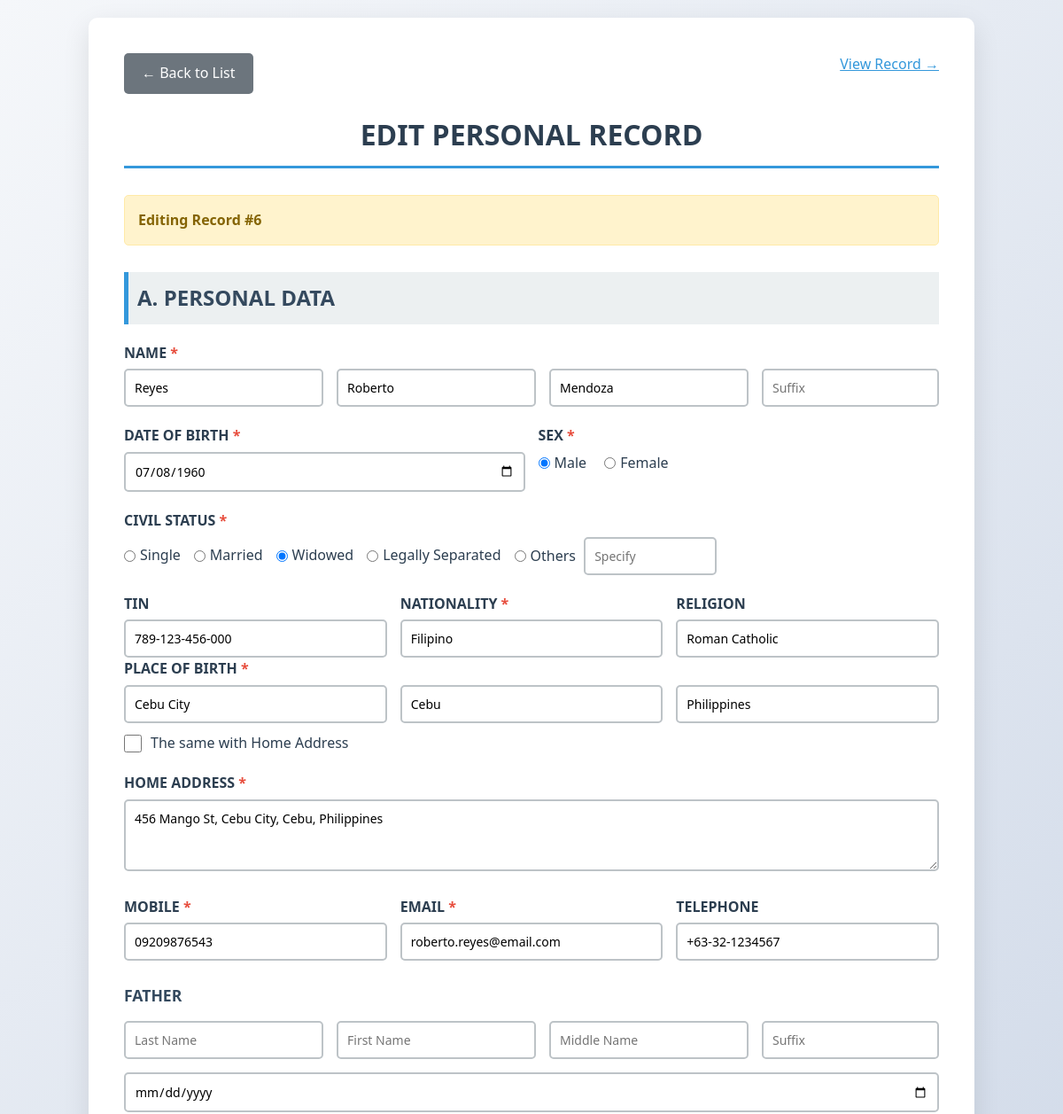
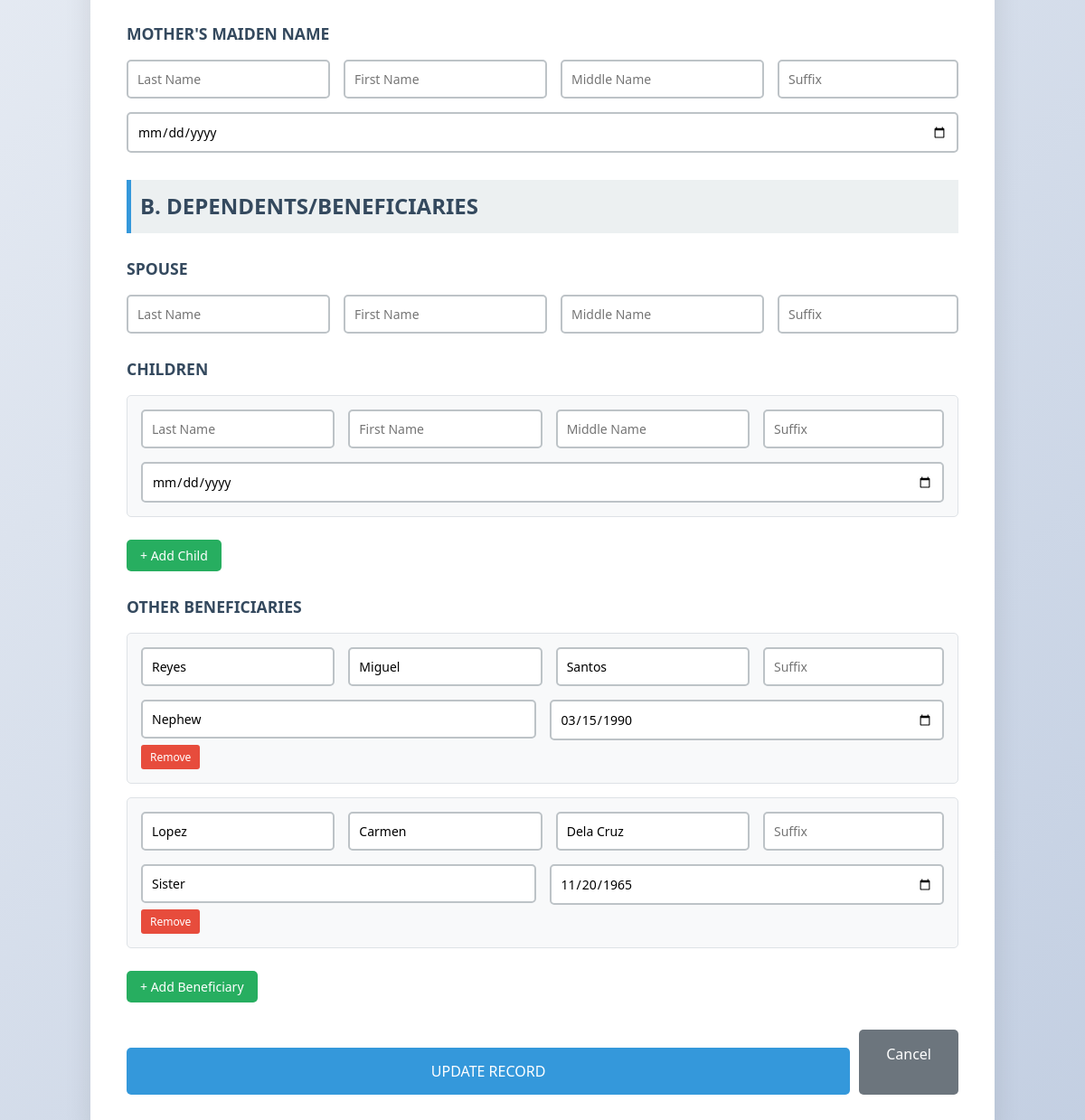
Screenshot of /edit.php?id=6 with the database file from the repository (2 pictures, top to bottom).
### tables this page shows
CREATE TABLE `personal_data` (
  `id` int(11) NOT NULL,
  `last_name` varchar(100) NOT NULL,
  `first_name` varchar(100) NOT NULL,
  `middle_name` varchar(100) DEFAULT NULL,
  `suffix` varchar(20) DEFAULT NULL,
  `dob` date NOT NULL,
  `sex` enum('Male','Female') NOT NULL,
  `civil_status` varchar(50) NOT NULL,
  `civil_status_other` varchar(100) DEFAULT NULL,
  `tin` varchar(50) DEFAULT NULL,
  `nationality` varchar(100) NOT NULL,
  `religion` varchar(100) DEFAULT NULL,
  `pob_city_municipality` varchar(100) NOT NULL,
  `pob_province` varchar(100) DEFAULT NULL,
  `pob_country` varchar(100) DEFAULT 'Philippines',
  `birth_same_as_home` tinyint(1) DEFAULT 0,
  `home_address` text DEFAULT NULL,
  `mobile` varchar(20) NOT NULL,
  `email` varchar(100) NOT NULL,
  `telephone` varchar(50) DEFAULT NULL,
  `father_last_name` varchar(100) DEFAULT NULL,
  `father_first_name` varchar(100) DEFAULT NULL,
  `father_middle_name` varchar(100) DEFAULT NULL,
  `father_suffix` varchar(20) DEFAULT NULL,
  `father_dob` date DEFAULT NULL,
  `mother_last_name` varchar(100) DEFAULT NULL,
  `mother_first_name` varchar(100) DEFAULT NULL,
  `mother_middle_name` varchar(100) DEFAULT NULL,
  `mother_suffix` varchar(20) DEFAULT NULL,
  `mother_dob` date DEFAULT NULL,
  `created_at` timestamp NOT NULL DEFAULT current_timestamp()
);

CREATE TABLE `dependents` (
  `id` int(11) NOT NULL,
  `personal_data_id` int(11) NOT NULL,
  `type` enum('spouse','child','beneficiary') NOT NULL,
  `last_name` varchar(100) DEFAULT NULL,
  `first_name` varchar(100) DEFAULT NULL,
  `middle_name` varchar(100) DEFAULT NULL,
  `suffix` varchar(20) DEFAULT NULL,
  `relationship` varchar(50) DEFAULT NULL,
  `dob` date DEFAULT NULL
);

### edit.php (the view, shortened to what the rows shown need)
<?php
require_once 'functions.php';
$id = isset($_GET['id']) ? intval($_GET['id']) : 0;
$record = getRecordById($id);
?>
<!DOCTYPE html>
<html lang="en">
<head>
    <link rel="stylesheet" href="css/style.css">
</head>
<body>
    <div class="container">
        <h1>EDIT PERSONAL RECORD</h1>
        <form id="personalDataForm" method="POST" novalidate>
            <h2>A. PERSONAL DATA</h2>
            <div class="form-group">
                <div class="row">
                    <div class="col">
                        <input type="text" name="last_name" id="last_name" value="<?php echo htmlspecialchars($record['last_name']); ?>" placeholder="Last Name">
                    </div>
                    <div class="col">
                        <input type="text" name="first_name" id="first_name" value="<?php echo htmlspecialchars($record['first_name']); ?>" placeholder="First Name">
                    </div>
                    <div class="col">
                        <input type="text" name="middle_name" value="<?php echo htmlspecialchars($record['middle_name']); ?>" placeholder="Middle Name">
                    </div>
                </div>
            </div>
            <div class="row">
                <div class="col">
                    <div class="form-group">
                        <label class="required">DATE OF BIRTH</label>
                        <input type="date" name="dob" id="dob" value="<?php echo $record['dob']; ?>">
                    </div>
                </div>
                <div class="col">
                    <div class="form-group">
                        <div class="radio-group">
                            <div class="radio-item">
                                <input type="radio" name="sex" id="sex_male" value="Male" <?php echo ($record['sex'] == 'Male') ? 'checked' : ''; ?>>
                                <label for="sex_male" style="margin: 0; font-weight: normal;">Male</label>
                            </div>
                            <div class="radio-item">
                                <input type="radio" name="sex" id="sex_female" value="Female" <?php echo ($record['sex'] == 'Female') ? 'checked' : ''; ?>>
                                <label for="sex_female" style="margin: 0; font-weight: normal;">Female</label>
                            </div>
                        </div>
                    </div>
                </div>
            </div>
            <div class="form-group">
                <div class="civil-status-options">
                    <?php $statuses = ['Single', 'Married', 'Widowed', 'Legally Separated', 'Others']; ?>
                    <?php foreach ($statuses as $status): ?>
                        <div class="radio-item">
                            <input type="radio" name="civil_status" value="<?php echo $status; ?>" id="cs_<?php echo strtolower(str_replace(' ', '_', $status)); ?>"
                                <?php echo ($record['civil_status'] == $status) ? 'checked' : ''; ?>>
                            <label for="cs_<?php echo strtolower(str_replace(' ', '_', $status)); ?>" style="margin: 0; font-weight: normal;">
                                <?php echo $status; ?>
                                <?php if ($status == 'Others'): ?>
                                    <input type="text" name="civil_status_other" value="<?php echo htmlspecialchars($record['civil_status_other']); ?>" style="width: 150px; margin-left: 5px;" placeholder="Specify">
                                <?php endif; ?>
                            </label>
                        </div>
                    <?php endforeach; ?>
                </div>
            </div>
            <div class="row">
                <div class="col">
                    <label>TIN</label>
                    <input type="text" name="tin" value="<?php echo htmlspecialchars($record['tin']); ?>">
                </div>
                <div class="col">
                    <label class="required">NATIONALITY</label>
                    <input type="text" name="nationality" id="nationality" value="<?php echo htmlspecialchars($record['nationality']); ?>">
                </div>
                <div class="col">
                    <label>RELIGION</label>
                    <input type="text" name="religion" value="<?php echo htmlspecialchars($record['religion']); ?>">
                </div>
            </div>
            <div class="form-group">
                <div class="row">
                    <div class="col">
                        <input type="text" name="pob_city_municipality" id="pob_city_municipality" value="<?php echo htmlspecialchars($record['pob_city_municipality']); ?>" placeholder="City/Municipality">
                    </div>
                    <div class="col">
                        <input type="text" name="pob_province" id="pob_province" value="<?php echo htmlspecialchars($record['pob_province']); ?>" placeholder="Province">
                    </div>
                    <div class="col">
                        <input type="text" name="pob_country" value="<?php echo htmlspecialchars($record['pob_country']); ?>" placeholder="Country">
                    </div>
                </div>
                <div class="checkbox-group">
                    <input type="checkbox" id="same_as_home" name="same_as_home" value="1" <?php echo $record['birth_same_as_home'] ? 'checked' : ''; ?>>
                    <label for="same_as_home" style="margin: 0; font-weight: normal;">The same with Home Address</label>
                </div>
            </div>
            <div class="form-group" id="home_address_group" style="<?php echo $record['birth_same_as_home'] ? 'display: none;' : ''; ?>">
                <label class="required">HOME ADDRESS</label>
                <textarea name="home_address" id="home_address" rows="3"><?php echo htmlspecialchars($record['home_address']); ?></textarea>
            </div>
            <div class="row">
                <div class="col">
                    <label class="required">MOBILE</label>
                    <input type="tel" name="mobile" id="mobile" value="<?php echo htmlspecialchars($record['mobile']); ?>">
                </div>
                <div class="col">
                    <label class="required">EMAIL</label>
                    <input type="email" name="email" id="email" value="<?php echo htmlspecialchars($record['email']); ?>">
                </div>
                <div class="col">
                    <label>TELEPHONE</label>
                    <input type="tel" name="telephone" value="<?php echo htmlspecialchars($record['telephone']); ?>">
                </div>
            </div>
            <h2>B. DEPENDENTS/BENEFICIARIES</h2>
            <div id="beneficiaries_container">
                <?php if (count($record['beneficiaries']) > 0): ?>
                    <?php foreach ($record['beneficiaries'] as $ben): ?>
                        <div class="beneficiary-entry">
                            <div class="row">
                                <div class="col"><input type="text" name="beneficiary_last_name[]" value="<?php echo htmlspecialchars($ben['last_name']); ?>" placeholder="Last Name"></div>
                                <div class="col"><input type="text" name="beneficiary_first_name[]" value="<?php echo htmlspecialchars($ben['first_name']); ?>" placeholder="First Name"></div>
                                <div class="col"><input type="text" name="beneficiary_middle_name[]" value="<?php echo htmlspecialchars($ben['middle_name']); ?>" placeholder="Middle Name"></div>
                                <div class="col" style="flex: 0.5;"><input type="text" name="beneficiary_suffix[]" value="<?php echo htmlspecialchars($ben['suffix']); ?>" placeholder="Suffix"></div>
                                <div class="col"><input type="text" name="beneficiary_relationship[]" value="<?php echo htmlspecialchars($ben['relationship']); ?>" placeholder="Relationship"></div>
                                <div class="col"><input type="date" name="beneficiary_dob[]" value="<?php echo $ben['dob']; ?>"></div>
                            </div>
                            <button type="button" class="btn-danger" onclick="this.parentElement.remove()">Remove</button>
                        </div>
                    <?php endforeach; ?>
                <?php endif; ?>
            </div>
        </form>
    </div>
</body>
</html>

### rows the page displays
personal_data: last_name "Reyes", first_name "Roberto", middle_name "Mendoza", dob "07/08/1960", sex "☑ Male", sex "☐ Female", civil_status "☐ Single", civil_status "☐ Married", civil_status "☑ Widowed", civil_status "☐ Legally Separated", civil_status "☐ Others", tin "789-123-456-000", nationality "Filipino", religion "Roman Catholic", pob_city_municipality "Cebu City", pob_province "Cebu", pob_country "Philippines", home_address "456 Mango St, Cebu City, Cebu, Philippines", mobile "09209876543", email "roberto.reyes@email.com", telephone "+63-32-1234567"
dependents: last_name "Reyes", first_name "Miguel", middle_name "Santos", relationship "Nephew", dob "03/15/1990"
dependents: last_name "Lopez", first_name "Carmen", middle_name "Dela Cruz", relationship "Sister", dob "11/20/1965"

### other values shown
$id "6"
$status "Single"
$status "Married"
$status "Widowed"
$status "Legally Separated"
$status "Others"
